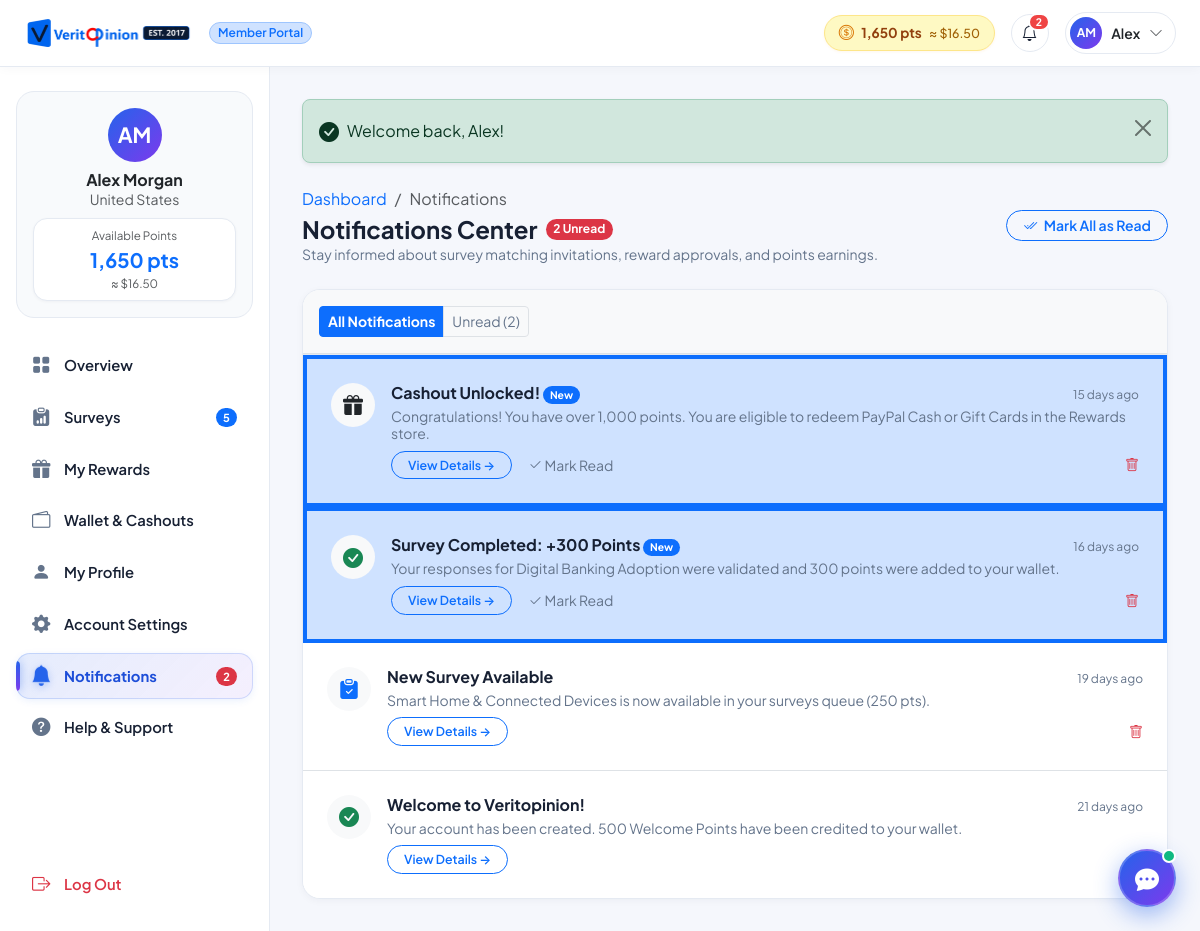
The page /member/notifications.php (signed in) on the database its author committed.
### tables this page shows
CREATE TABLE `users` (
  `id` INT AUTO_INCREMENT PRIMARY KEY,
  `first_name` VARCHAR(100) NOT NULL,
  `last_name` VARCHAR(100) NOT NULL,
  `email` VARCHAR(191) NOT NULL UNIQUE,
  `pending_email` VARCHAR(191) DEFAULT NULL,
  `email_verification_token` VARCHAR(255) DEFAULT NULL,
  `email_verification_expires_at` DATETIME DEFAULT NULL,
  `password_hash` VARCHAR(255) NOT NULL,
  `country` VARCHAR(100) NOT NULL DEFAULT 'United States',
  `state` VARCHAR(100) DEFAULT NULL,
  `city` VARCHAR(100) DEFAULT NULL,
  `phone` VARCHAR(50) DEFAULT NULL,
  `date_of_birth` DATE DEFAULT NULL,
  `gender` VARCHAR(50) DEFAULT NULL,
  `avatar` VARCHAR(255) DEFAULT NULL,
  `employment_status` VARCHAR(100) DEFAULT NULL,
  `annual_income` VARCHAR(100) DEFAULT NULL,
  `education_level` VARCHAR(100) DEFAULT NULL,
  `role` ENUM('member', 'admin') NOT NULL DEFAULT 'member',
  `status` ENUM('active', 'suspended', 'pending') NOT NULL DEFAULT 'active',
  `balance_points` INT NOT NULL DEFAULT 0,
  `lifetime_earnings_usd` DECIMAL(10,2) NOT NULL DEFAULT 0.00,
  `completed_surveys_count` INT NOT NULL DEFAULT 0,
  `profile_completion_pct` INT NOT NULL DEFAULT 35,
  `notification_preferences` TEXT DEFAULT NULL,
  `reset_token` VARCHAR(255) DEFAULT NULL,
  `reset_expires_at` DATETIME DEFAULT NULL,
  `deleted_at` DATETIME DEFAULT NULL,
  `created_at` TIMESTAMP DEFAULT CURRENT_TIMESTAMP,
  `updated_at` TIMESTAMP DEFAULT CURRENT_TIMESTAMP ON UPDATE CURRENT_TIMESTAMP,
  INDEX `idx_users_email` (`email`),
  INDEX `idx_users_role` (`role`),
  INDEX `idx_users_status` (`status`),
  INDEX `idx_users_deleted` (`deleted_at`)
);

CREATE TABLE `notifications` (
  `id` INT AUTO_INCREMENT PRIMARY KEY,
  `user_id` INT NOT NULL,
  `title` VARCHAR(255) NOT NULL,
  `message` TEXT NOT NULL,
  `type` ENUM('info', 'success', 'warning', 'survey', 'reward', 'system') NOT NULL DEFAULT 'info',
  `link` VARCHAR(255) DEFAULT NULL,
  `is_read` TINYINT(1) NOT NULL DEFAULT 0,
  `created_at` TIMESTAMP DEFAULT CURRENT_TIMESTAMP,
  INDEX `idx_notif_user` (`user_id`),
  INDEX `idx_notif_read` (`is_read`),
  CONSTRAINT `fk_notif_user` FOREIGN KEY (`user_id`) REFERENCES `users`(`id`) ON DELETE CASCADE
);

### member/notifications.php (the view, shortened to what the rows shown need)
<?php
require_once __DIR__ . '/../includes/functions.php';
require_once __DIR__ . '/../includes/csrf.php';
require_once __DIR__ . '/../includes/auth_check.php';
$user = require_login();
$db = get_db();
$filter = $_GET['filter'] ?? 'all';
if ($filter === 'unread') {
    $stmt = $db->prepare("SELECT * FROM notifications WHERE user_id = :uid AND is_read = 0 ORDER BY created_at DESC");
} else {
    $stmt = $db->prepare("SELECT * FROM notifications WHERE user_id = :uid ORDER BY created_at DESC");
}
$stmt->execute([':uid' => $user['id']]);
$notificationsList = $stmt->fetchAll();
require_once __DIR__ . '/../includes/member_header.php';
?>
<div class="portal-wrapper">
    <?php require_once __DIR__ . '/../includes/member_sidebar.php'; ?>
    <div class="portal-main">
        <div class="card card-vy border-0 shadow-sm rounded-4 bg-white overflow-hidden">
            <div class="list-group list-group-flush">
                <?php if (empty($notificationsList)): ?>
                    <div class="p-5 text-center text-muted">
                        <div class="mx-auto rounded-circle bg-success-subtle text-success d-flex align-items-center justify-content-center mb-3" style="width: 64px; height: 64px;">
                            <i class="bi bi-check2-all fs-2"></i>
                        </div>
                        <h6 class="fw-bold text-dark mb-1">You're All Caught Up!</h6>
                        <p class="small text-muted mb-0">There are no <?= $filter === 'unread' ? 'unread' : '' ?> notifications right now. Keep your profile complete for priority alerts.</p>
                    </div>
                <?php else: ?>
                    <?php foreach ($notificationsList as $item): ?>
                        <?php
                            $icon = match($item['type']) {
                                'survey'  => 'bi-clipboard-check-fill text-primary',
                                'reward'  => 'bi-gift-fill text-purple',
                                'success' => 'bi-check-circle-fill text-success',
                                'warning' => 'bi-exclamation-triangle-fill text-warning',
                                'system'  => 'bi-shield-check-fill text-secondary',
                                default   => 'bi-bell-fill text-primary'
                            };
                        ?>
                        <div class="list-group-item p-3 p-md-4 d-flex align-items-start gap-3 <?= $item['is_read'] ? 'bg-white' : 'bg-primary-subtle bg-opacity-10 border-start border-primary border-4' ?>">
                            <div class="rounded-circle bg-light d-flex align-items-center justify-content-center flex-shrink-0" style="width: 44px; height: 44px; font-size: 1.25rem;">
                                <i class="bi <?= $icon ?>"></i>
                            </div>
                            <div class="flex-grow-1">
                                <div class="d-flex align-items-baseline justify-content-between gap-2 mb-1">
                                    <h6 class="fw-bold text-dark mb-0 small fs-6">
                                        <?= e($item['title']) ?>
                                        <?php if (!$item['is_read']): ?>
                                            <span class="badge bg-primary rounded-pill ms-1.5" style="font-size: 0.65rem;">New</span>
                                        <?php endif; ?>
                                    </h6>
                                    <span class="text-muted small" style="font-size: 0.75rem;"><?= time_ago($item['created_at']) ?></span>
                                </div>
                                <p class="text-muted small mb-2 lh-sm"><?= e($item['message']) ?></p>
                                <div class="d-flex align-items-center gap-3">
                                    <?php if (!empty($item['link'])): ?>
                                        <a href="<?= e(BASE_URL . $item['link']) ?>" class="btn btn-sm btn-outline-primary rounded-pill px-3 py-1 fw-semibold" style="font-size: 0.775rem;">
                                            View Details &rarr;
                                        </a>
                                    <?php endif; ?>
                                    <?php if (!$item['is_read']): ?>
                                        <a href="<?= BASE_URL ?>/member/mark_notifications.php?id=<?= $item['id'] ?>" class="text-muted small text-decoration-none">
                                            <i class="bi bi-check2"></i> Mark Read
                                        </a>
                                    <?php endif; ?>
                                    <a href="<?= BASE_URL ?>/member/notifications.php?action=delete&id=<?= $item['id'] ?>&csrf_token=<?= csrf_token() ?>" class="text-danger small text-decoration-none ms-auto" onclick="return confirm('Remove this notification?');">
                                        <i class="bi bi-trash"></i>
                                    </a>
                                </div>
                            </div>
                        </div>
                    <?php endforeach; ?>
                <?php endif; ?>
            </div>
        </div>
<?php require_once __DIR__ . '/../includes/member_footer.php'; ?>

### includes/member_header.php (shortened to what the rows shown need)
<?php
require_once __DIR__ . '/functions.php';
require_once __DIR__ . '/auth_check.php';
$user = require_login();
?>
<!DOCTYPE html>
<html lang="en">
<head>
    <link href="https://cdn.jsdelivr.net/npm/bootstrap@5.3.3/dist/css/bootstrap.min.css" rel="stylesheet">
    <link rel="stylesheet" href="https://cdn.jsdelivr.net/npm/bootstrap-icons@1.11.3/font/bootstrap-icons.min.css">
    <link rel="stylesheet" href="<?= BASE_URL ?>/assets/css/style.css">
</head>
<body class="portal-body">
<header class="navbar navbar-expand member-portal-header sticky-top px-3 py-2">
    <div class="container-fluid px-2">
        <div class="d-flex align-items-center gap-3 ms-auto">
            <a href="<?= BASE_URL ?>/member/wallet.php" class="header-wallet-badge text-decoration-none" title="Points Wallet & Cashouts">
                <i class="bi bi-coin"></i>
                <span><?= format_points($user['balance_points']) ?></span>
                <span class="wallet-usd">≈ <?= format_currency($user['balance_points'] / POINTS_PER_USD) ?></span>
            </a>
            <div class="dropdown">
                <button class="header-user-btn" type="button" id="userMenuBtn" data-bs-toggle="dropdown" aria-expanded="false">
                    <?= user_avatar_html($user, 32) ?>
                    <span class="fw-semibold small d-none d-sm-inline text-dark"><?= e($user['first_name']) ?></span>
                    <i class="bi bi-chevron-down small text-muted"></i>
                </button>
            </div>
        </div>
    </div>
</header>

### includes/functions.php (shortened to what the rows shown need)
<?php
require_once __DIR__ . '/csrf.php';
function e(?string $string): string {
    return htmlspecialchars($string ?? '', ENT_QUOTES, 'UTF-8');
}
function format_points(int $points): string {
    return number_format($points) . ' pts';
}
function format_currency(float|int $amount): string {
    return '$' . number_format($amount, 2);
}
function time_ago(string $datetime): string {
    $timestamp = strtotime($datetime);
    $difference = time() - $timestamp;
    if ($difference < 2592000) return round($difference / 86400) . ' days ago';
    return date('M j, Y', $timestamp);
}
function user_avatar_html(array $user, int $size = 40, string $extraClass = ''): string {
    $initials = strtoupper(substr($user['first_name'] ?? 'U', 0, 1) . substr($user['last_name'] ?? '', 0, 1));
    $fontSize = max(11, round($size * 0.38));
    return '<div class="rounded-circle bg-gradient-royal text-white fw-bold d-flex align-items-center justify-content-center shadow-xs ' . $extraClass . '" style="width: ' . $size . 'px; height: ' . $size . 'px; font-size: ' . $fontSize . 'px; flex-shrink: 0;">' . e($initials) . '</div>';
}

### includes/member_sidebar.php (shortened to what the rows shown need)
<?php
require_once __DIR__ . '/functions.php';
?>
<aside class="portal-sidebar d-none d-lg-flex">
    <div class="sidebar-user-card p-3 mb-4 text-center">
        <?= user_avatar_html($user, 54, 'mx-auto mb-2') ?>
        <h6 class="fw-bold mb-0 text-dark"><?= e($user['first_name'] . ' ' . $user['last_name']) ?></h6>
        <small class="text-muted mb-2 d-block"><?= e(!empty($user['city']) ? ($user['city'] . ', ' . $user['country']) : $user['country']) ?></small>
        <div class="sidebar-balance-box p-2 mt-1">
            <span class="text-muted d-block small" style="font-size: 0.725rem;">Available Points</span>
            <span class="fw-bold fs-5 text-primary"><?= format_points($user['balance_points']) ?></span>
            <span class="d-block text-muted small" style="font-size: 0.725rem;">≈ <?= format_currency($user['balance_points'] / POINTS_PER_USD) ?></span>
        </div>
    </div>
</aside>

### rows shown on the page
users: balance_points "1,650 pts", format_currency($user['balance_points']/POINTS_PER_USD) "$16.50", initials "AM AM", first_name "Alex", first_name+last_name "Alex Morgan", country "United States"
notifications: title "Cashout Unlocked!", is_read "New", created_at "15 days ago", message "Congratulations! You have over 1,000 points. You are eligible to redeem PayPal Cash or Gift Cards in the Rewards store."
notifications: title "Survey Completed: +300 Points", is_read "New", created_at "16 days ago", message "Your responses for Digital Banking Adoption were validated and 300 points were added to your wallet."
notifications: title "New Survey Available", created_at "19 days ago", message "Smart Home & Connected Devices is now available in your surveys queue (250 pts)."
notifications: title "Welcome to Veritopinion!", created_at "21 days ago", message "Your account has been created. 500 Welcome Points have been credited to your wallet."

### other values the page prints
$unreadCount "2"
$activeSurveysCount "5"
$sidebarUnreadCount "2"
$msg "Welcome back, Alex!"
$totalUnread "2"
